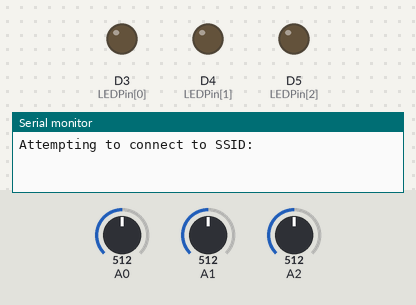
Simulated run of this sketch. Board: Arduino MKR. Parts: output pins drawn as LEDs (lit = HIGH), the last lines printed to the serial monitor. The test bench sets the inputs (shaded band); at power-on: A0 = 512, A1 = 512, A2 = 512. WiFi joins after 1.5 s; servers stay silent unless stated; uploads are accepted with an empty reply; not simulated (calls return 0 or success): arduino_secrets.h.

Above: at 0.1 s.
At 6.8 s:
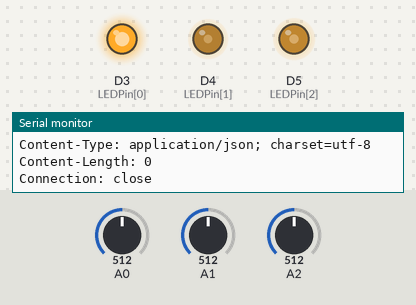
Timing chart, 0 to 8.3 s (numbered marks = the images above):
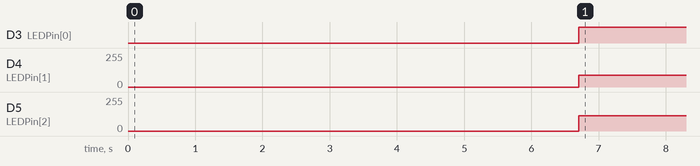

Measured:
- by itself, D3 (LEDPin[0]): LOW → HIGH at 6.7 s
- by itself, D4 (LEDPin[1]): 0/255 → 89/255 at 6.7 s
- by itself, D5 (LEDPin[2]): 0/255 → 115/255 at 6.7 s

The sketch:

DMS.ino
```cpp
#include <SPI.h>
#include <WiFi101.h>
#include <HttpClient.h>
#include <math.h>
#include "arduino_secrets.h"

///////please enter your sensitive data in the Secret tab/arduino_secrets.h
char ssid[] = SECRET_SSID;        // your network SSID (name)
char pass[] = SECRET_PASS;    // your network password (use for WPA, or use as key for WEP)

int status = WL_IDLE_STATUS;
// if you don't want to use DNS (and reduce your sketch size)
// use the numeric IP instead of the name for the server:
//IPAddress server(74,125,232,128);  // numeric IP for Google (no DNS)
char server[] = "detergent-checker.herokuapp.com";    // name address for Google (using DNS)
int port = 80;

// Initialize the Ethernet client library
// with the IP address and port of the server
// that you want to connect to (port 80 is default for HTTP):
WiFiClient client;

int fsrPin[3] = { 0, 1, 2 };
//int buttonPin[3] = { 6, 7, 8 };
int LEDPin[3] = { 3, 4, 5 };
double fsrReading[3];
int weight[3];

void setup(void) {
  Serial.begin(9600);      // initialize serial communication
  for (int i = 0; i < 3; i++)
    pinMode(LEDPin[i], OUTPUT);
  WifiSetup();
}

void loop(void) {
  if (client.connect(server, port)) {
    Serial.println("connected to server");
    for (int i = 0; i < 3; i++)
      analogWrite(LEDPin[i], 0);
    for (int i = 0; i < 3; i++) {
      fsrReading[i] = analogRead(fsrPin[i]);
      weight[i] = calibration(fsrReading[i], i);
      analogWrite(LEDPin[i], 255 - weight[i]);
      Serial.println((String)(i + 1) + ". reading: " + fsrReading[i] + ", weight: " + weight[i]);
    }
    client.println((String)"GET /input.php?reading1=" + weight[0] + "&reading2=" + weight[1] + "&reading3=" + weight[2] + " HTTP/1.1");
    client.println("Host: detergent-checker.herokuapp.com");
    client.println("Connection: close");
    client.println();
    while (client.available()) {
      char c = client.read();
      Serial.write(c);
    }
  }
  delay(5000);//wait for respose, can be change
  client.stop();
  delay(10000);
}

void WifiSetup() { //used in setup()
  if (WiFi.status() == WL_NO_SHIELD) {
    Serial.println("WiFi shield not present");
    // don't continue:
    while (true);
  }
  // attempt to connect to WiFi network:
  while (status != WL_CONNECTED) {
    Serial.print("Attempting to connect to SSID: ");
    Serial.println(ssid);
    // Connect to WPA/WPA2 network. Change this line if using open or WEP network:
    status = WiFi.begin(ssid, pass);
    // wait 5 seconds for connection:
    delay(5000);
  }
  Serial.println("Connected to wifi");
  printWifiStatus();
  // you're connected now, so print out the status
  Serial.println("\nStarting connection to server...");
  // if you get a connection, report back via serial:
}

void printWifiStatus() {
  // print the SSID of the network you're attached to:
  Serial.print("SSID: ");
  Serial.println(WiFi.SSID());

  // print your WiFi shield's IP address:
  IPAddress ip = WiFi.localIP();
  Serial.print("IP Address: ");
  Serial.println(ip);

  // print the received signal strength:
  long rssi = WiFi.RSSI();
  Serial.print("signal strength (RSSI):");
  Serial.print(rssi);
  Serial.println(" dBm");
  // print where to go in a browser:
  Serial.print("To see this page in action, open a browser to http://");
  Serial.println(ip);
}

int calibration(double reading, int index) {
  int weight;
  switch (index) {
    case 0: return 0;
    case 1:
      weight = 101384 * pow((1023 - reading), -1.028);
      break;
    case 2:
      weight = exp((reading + 629.93) / 230.96);
      break;
  }
  return weight;
}
```
